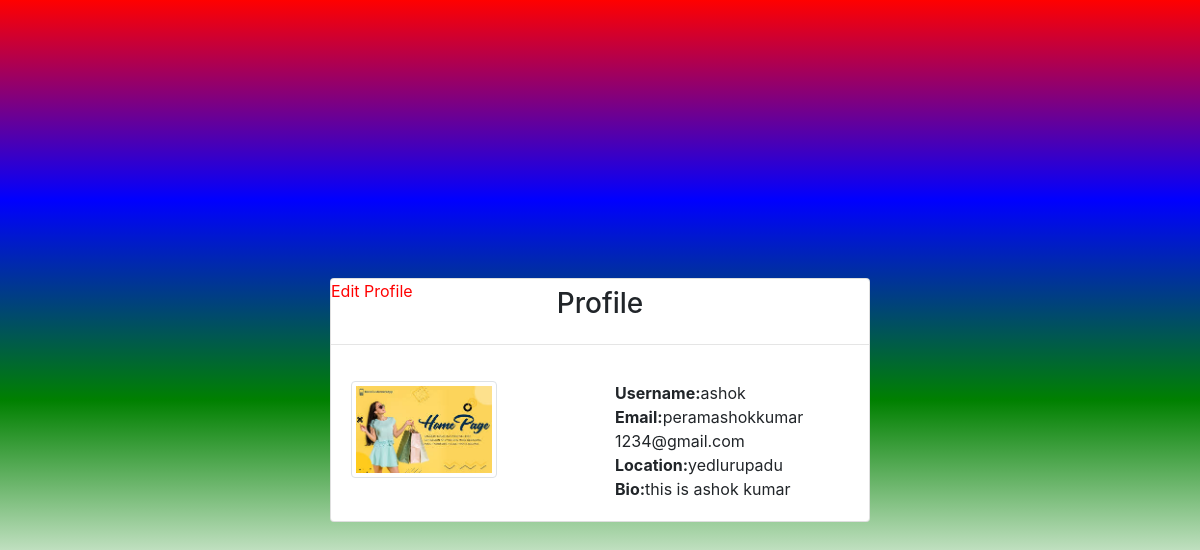
Screenshot of /profile_view (signed in) with the database file from the repository.
### blogapp/models.py (models this page shows, shortened)
class profile(models.Model):
    user=models.OneToOneField(User,on_delete=models.CASCADE)
    image=models.ImageField(default='default profile.jpg',upload_to='media')
    location=models.CharField(max_length=100,null=True,blank=True)
    bio=models.TextField(null=True,blank=True)
    date=models.DateTimeField(auto_now_add=True)
    class Meta:
        verbose_name='profile_model'
        verbose_name_plural='profile'

### blogapp/views.py (the view)
# urls.py: path('profile_view',views.profile_view,name='profile'),
def profile_view(request):
    try:
        ashok=profile.objects.get(user=request.user)
    except profile.DoesNotExist:
        ashok=profile.objects.create(user=request.user)
    return render(request,'profile.html',{'ashok':ashok})

### productapp/context_processor.py (called while the page is built)
def category_list(request):
    data=category.objects.all()
    return {"links":data}

### templates/profile.html (shortened to what this page needs)
{% load static %}
<html>
    <head>
        {% include 'cdnlines.html' %}
    </head>
    <body>
       <div class="container">
        <div class="row">
            <div class="offset-md-3 col-md-6">
                <div class="card">
                    <h3 class="text-center mt-2">Profile</h3>
                    <a href="{% url 'edit_profile' %}">Edit Profile</a>
                    <hr>
                   <div class="card-body">
                    <div class="row">
                        <div class="col-md-4">
                         <img src="{{ashok.image.url}}" alt="" width="200px" height="200px" class="img-thumbnail" >
                        </div>
                        <div class="offset-md-2 col-md-5">
                          <b>Username:</b>{{ashok.user.username}} <br>
                          <b>Email:</b>{{ashok.user.email}} <br>
                          <b>Location:</b>{{ashok.location}} <br>
                          <b>Bio:</b>{{ashok.bio}} <br>
                        </div>
                    </div>
                   </div>
                </div>
            </div>
        </div>
       </div>
    </body>
</html>

### templates/profile.html (style rules this page uses)
* { margin:0px; padding: 0px; }
body { background: linear-gradient(red,blue,green,white,hsla(200,50%,50%,0.6)); display: flex; justify-content: center; align-items: center; }
a { position: absolute; color: red; }

### rows the page displays
profile: image (picture), user.username "ashok", user.email "peramashokkumar1234@gmail.com", location "yedlurupadu", bio "this is ashok kumar"
